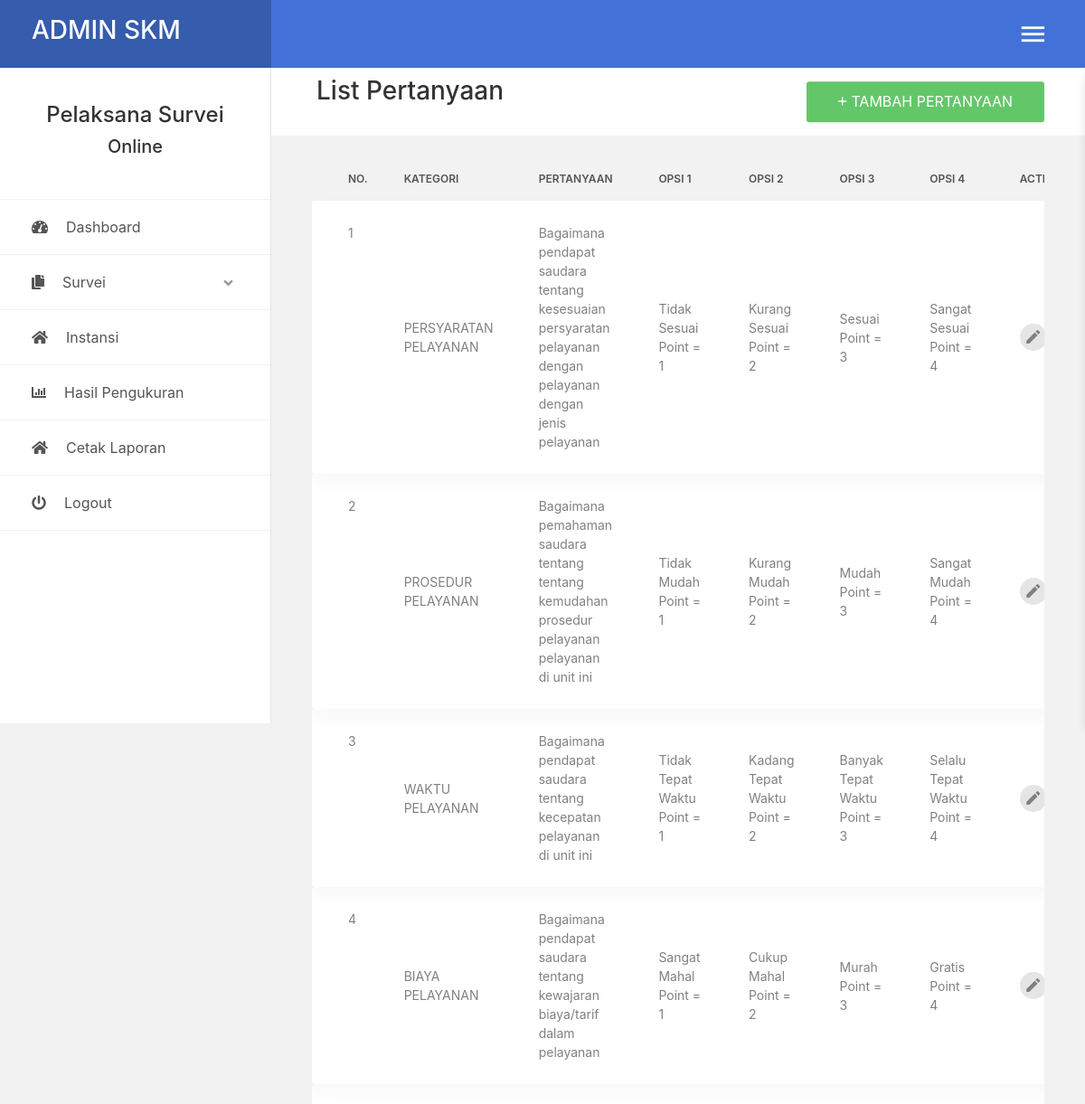
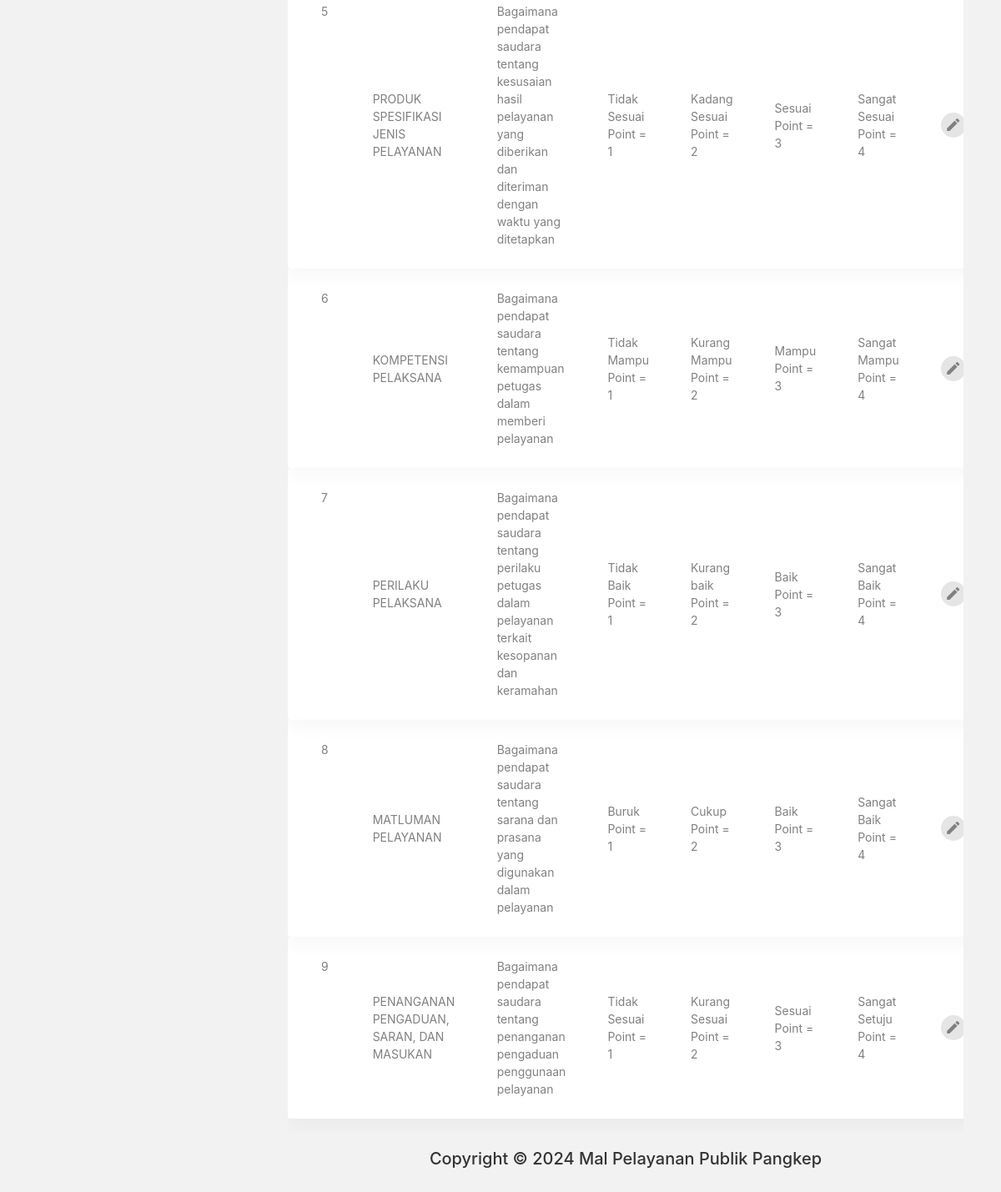
The page /admin/index.php?page=pertanyaan.php (signed in) on the database its author committed (2 pictures, top to bottom).
### tables this page shows
CREATE TABLE `data_pertanyaan` (
  `id_pertanyaan` int NOT NULL,
  `kategori` text NOT NULL,
  `pertanyaan` text NOT NULL,
  `opsi1` varchar(50) NOT NULL,
  `opsi2` varchar(50) NOT NULL,
  `opsi3` varchar(50) NOT NULL,
  `opsi4` varchar(50) NOT NULL,
  `id_admin` int NOT NULL
);

### admin/pertanyaan.php (the view, shortened to what this page needs)
<link rel="stylesheet" href="https://maxcdn.bootstrapcdn.com/bootstrap/4.5.2/css/bootstrap.min.css">
 <section class="au-breadcrumb m-t-75">
     <div class="section__content section__content--p30">
         <div class="container-fluid">
             <div class="row">
                 <div class="col-md-12">
                     <div class="au-breadcrumb-content">
                         <div class="au-breadcrumb-left">
                             <ul class="list-unstyled list-inline au-breadcrumb__list">
                                 <h3 class="text-xl font-bold text-bold">List Pertanyaan</h3>
                             </ul>
                         </div>
                         <button class="au-btn au-btn-icon au-btn--green" data-toggle="modal" data-target="#tambahModal" onclick='add(this)'>
                             <i class="zmdi zmdi-plus"></i>TAMBAH PERTANYAAN</button>
                     </div>
                 </div>
             </div>
         </div>
     </div>
 </section>
 <section>
     <div class="section__content section__content--p30">
         <div class="container-fluid">
             <div class="row">
                 <div class="col-md-12">
                     <br>
                     <div class="table-responsive table-responsive-data2">
                         <table class="table table-data2">
                             <thead>
                                 <tr>
                                     <th>No.</th>
                                     <th>Kategori</th>
                                     <th>Pertanyaan</th>
                                     <th>Opsi 1</th>
                                     <th>Opsi 2</th>
                                     <th>Opsi 3</th>
                                     <th>Opsi 4</th>
                                     <th>Action</th>
                                 </tr>
                             </thead>
                             <tbody>
                                 <?php
                                    include 'koneksi.php';
                                    $query = mysqli_query(
                                        $conn,
                                        'select * from data_pertanyaan'
                                    );
                                    $nomor = 1;
                                    while (
                                        $data = mysqli_fetch_array(
                                            $query
                                        )
                                    ) {
                                    ?>
                                     <tr class='tr-shadow'>
                                         <td><?php echo $nomor; ?></td>
                                         <td>
                                             <?php echo $data['kategori']; ?>
                                         </td>
                                         <td>
                                             <?php echo $data['pertanyaan']; ?>
                                         </td>
                                         <td>
                                             <?php echo $data['opsi1']; ?><br>
                                             <span>
                                                 Point = 1
                                             </span>
                                         </td>
                                         <td>
                                             <?php echo $data['opsi2']; ?><br>
                                             <span>
                                                 Point = 2
                                             </span>
                                         </td>
                                         <td>
                                             <?php echo $data['opsi3']; ?><br>
                                             <span>
                                                 Point = 3
                                             </span>
                                         </td>
                                         <td>
                                             <?php echo $data['opsi4']; ?><br>
                                             <span>
                                                 Point = 4
                                             </span>
                                         </td>
                                         <td>
                                         <div class='table-data-feature'>
                                        <button class='item' data-toggle='tooltip' data-placement='top' title='Edit'
                                            data-id='<?php echo $data['id_pertanyaan']; ?>'
                                            data-kategori='<?php echo $data['kategori']; ?>'
                                            data-soal='<?php echo $data['pertanyaan']; ?>'
                                            data-opsi1='<?php echo $data['opsi1']; ?>'
                                            data-opsi2='<?php echo $data['opsi2']; ?>'
                                            data-opsi3='<?php echo $data['opsi3']; ?>'
                                            data-opsi4='<?php echo $data['opsi4']; ?>'
                                            onclick='myFunction(this)'>
                                            <i class='zmdi zmdi-edit'></i>
                                        </button>
                                    </div>
                                         </td>
                                     </tr>
                                 <?php
                                        $nomor++;
                                    }
                                    ?>
                             </tbody>
                         </table>
                     </div>
                 </div>
             </div>
         </div>
     </div>
 </section>
</body>
</html>

### rows shown on the page
data_pertanyaan: kategori "PERSYARATAN PELAYANAN", pertanyaan "Bagaimana pendapat saudara tentang kesesuaian persyaratan pelayanan dengan pelayanan dengan jenis pelayanan", opsi1 "Tidak Sesuai", opsi2 "Kurang Sesuai", opsi3 "Sesuai", opsi4 "Sangat Sesuai"
data_pertanyaan: kategori "PROSEDUR PELAYANAN", pertanyaan "Bagaimana pemahaman saudara tentang tentang kemudahan prosedur pelayanan pelayanan di unit ini", opsi1 "Tidak Mudah", opsi2 "Kurang Mudah", opsi3 "Mudah", opsi4 "Sangat Mudah"
data_pertanyaan: kategori "WAKTU PELAYANAN", pertanyaan "Bagaimana pendapat saudara tentang kecepatan pelayanan di unit ini", opsi1 "Tidak Tepat Waktu", opsi2 "Kadang Tepat Waktu", opsi3 "Banyak Tepat Waktu", opsi4 "Selalu Tepat Waktu"
data_pertanyaan: kategori "BIAYA PELAYANAN", pertanyaan "Bagaimana pendapat saudara tentang kewajaran biaya/tarif dalam pelayanan", opsi1 "Sangat Mahal", opsi2 "Cukup Mahal", opsi3 "Murah", opsi4 "Gratis"
data_pertanyaan: kategori "PRODUK SPESIFIKASI JENIS PELAYANAN", pertanyaan "Bagaimana pendapat saudara tentang kesusaian hasil pelayanan yang diberikan dan diteriman dengan waktu yang ditetapkan", opsi1 "Tidak Sesuai", opsi2 "Kadang Sesuai", opsi3 "Sesuai", opsi4 "Sangat Sesuai"
data_pertanyaan: kategori "KOMPETENSI PELAKSANA", pertanyaan "Bagaimana pendapat saudara tentang kemampuan petugas dalam memberi pelayanan", opsi1 "Tidak Mampu", opsi2 "Kurang Mampu", opsi3 "Mampu", opsi4 "Sangat Mampu"
data_pertanyaan: kategori "PERILAKU PELAKSANA", pertanyaan "Bagaimana pendapat saudara tentang perilaku petugas dalam pelayanan terkait kesopanan dan keramahan", opsi1 "Tidak Baik", opsi2 "Kurang baik", opsi3 "Baik", opsi4 "Sangat Baik"
data_pertanyaan: kategori "MATLUMAN PELAYANAN", pertanyaan "Bagaimana pendapat saudara tentang sarana dan prasana yang digunakan dalam pelayanan", opsi1 "Buruk", opsi2 "Cukup", opsi3 "Baik", opsi4 "Sangat Baik"
data_pertanyaan: kategori "PENANGANAN PENGADUAN, SARAN, DAN MASUKAN", pertanyaan "Bagaimana pendapat saudara tentang penanganan pengaduan penggunaan pelayanan", opsi1 "Tidak Sesuai", opsi2 "Kurang Sesuai", opsi3 "Sesuai", opsi4 "Sangat Setuju"
